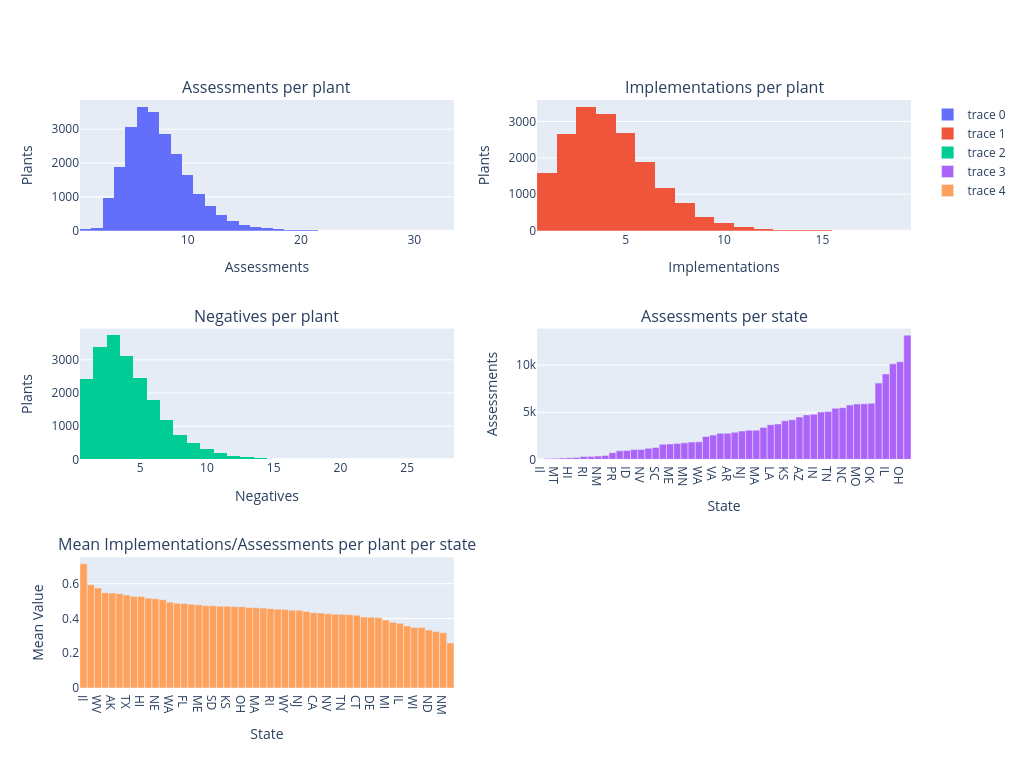

The notebook cell this image was saved under:
### Markdown cell above
Here, I examine the numbers concerning implementations, which is our target variable in this dataset, and assessments. As we can see, these are roughly log-normal, but differentiated across states, adding to the notion that we should balance across state, since this is a significant source of variance.

### Code cell
assessments_per = RECC["ID"].value_counts()["count"].to_list()
implementations_per = RECC.filter(pl.col("IMPSTATUS") == "I")["ID"].value_counts()["count"].to_list()
negs_per = RECC.filter(pl.col("IMPSTATUS") == "N")["ID"].value_counts()["count"].to_list()
state_df = RECC.select("ID", "IMPSTATUS").join(ASSESS.select("ID", "STATE"), on="ID", how="left")
state_df = state_df.group_by("ID", "IMPSTATUS", "STATE").agg(pl.len()).sort("len")
state_assess = state_df.group_by("STATE").agg(pl.col("len").sum()).sort("len")
state_means = state_df.group_by("STATE").agg(pl.col("len").filter(pl.col("IMPSTATUS") == "I").sum() / pl.col("len").sum()).sort(by="len", descending=True)
subs = make_subplots(3, 2, subplot_titles=["Assessments per plant", "Implementations per plant", "Negatives per plant", "Assessments per state", "Mean Implementations/Assessments per plant per state"])

subs.add_trace(go.Histogram(x=assessments_per), 1, 1)
subs.add_trace(go.Histogram(x=implementations_per), 1, 2)
subs.add_trace(go.Histogram(x=negs_per), 2, 1)
subs.add_trace(go.Bar(x=state_assess["STATE"], y=state_assess["len"]), 2, 2)
subs.add_trace(go.Bar(x=state_means["STATE"], y=state_means["len"]), 3, 1)

subs.update_xaxes(title_text="Assessments", row=1, col=1)
subs.update_yaxes(title_text="Plants", row=1, col=1)
subs.update_xaxes(title_text="Implementations", row=1, col=2)
subs.update_yaxes(title_text="Plants", row=1, col=2)
subs.update_xaxes(title_text="Negatives", row=2, col=1)
subs.update_yaxes(title_text="Plants", row=2, col=1)
subs.update_xaxes(title_text="State", row=2, col=2)
subs.update_yaxes(title_text="Assessments", row=2, col=2)
subs.update_xaxes(title_text="State", row=3, col=1)
subs.update_yaxes(title_text="Mean Value", row=3, col=1)
subs.update_layout(height=768, width=1024)

subs.show()

### Figure 1 — Plotly figure (JSON) as saved in the notebook; plotly's stock layout.template omitted (floating-point values rounded to 4 significant figures; data arrays with more than 128 entries replaced by an {"elided": "..."} marker saying what was removed)
{"data": [{"type": "histogram", "x": {"elided": "23007 int values"}, "xaxis": "x", "yaxis": "y"}, {"type": "histogram", "x": {"elided": "18168 int values"}, "xaxis": "x2", "yaxis": "y2"}, {"type": "histogram", "x": {"elided": "20109 int values"}, "xaxis": "x3", "yaxis": "y3"}, {"type": "bar", "x": ["Il", null, "ND", "MT", "AK", "HI", "WY", "RI", "VT", "NM", "SD", "PR", "NH", "ID", "MD", "NV", "DE", "SC", "NE", "ME", "CT", "MN", "UT", "WA", "WV", "VA", "AL", "AR", "MS", "NJ", "KY", "MA", "IA", "LA", "OR", "KS", "WI", "AZ", "MI", "IN", "CO", "TN", "NY", "NC", "GA", "MO", "PA", "OK", "FL", "IL", "TX", "OH", "CA"], "xaxis": "x4", "y": [14, 14, 87, 112, 141, 169, 206, 311, 313, 343, 402, 700, 909, 939, 1034, 1048, 1168, 1265, 1596, 1636, 1684, 1753, 1830, 1855, 2432, 2573, 2762, 2774, 2864, 2998, 3091, 3092, 3391, 3672, 3758, 4092, 4204, 4492, 4721, 4787, 5019, 5080, 5419, 5489, 5781, 5879, 5898, 5959, 8099, 9066, 10141, 10361, 13184], "yaxis": "y4"}, {"type": "bar", "x": ["Il", "VT", "WV", "MO", "AK", "AR", "TX", "CO", "HI", "PR", "NE", "IA", "WA", "MN", "FL", "LA", "ME", "OR", "SD", "VA", "KS", "NC", "OH", "MD", "MA", "PA", "RI", "OK", "WY", "NH", "NJ", "NY", "CA", "GA", "NV", "SC", "TN", "UT", "CT", "AL", "DE", "IN", "MI", "AZ", "IL", "MS", "WI", "KY", "ND", "ID", "NM", "MT", null], "xaxis": "x5", "y": [0.7143, 0.5942, 0.5752, 0.5482, 0.5461, 0.5425, 0.5355, 0.527, 0.5266, 0.5171, 0.5138, 0.5084, 0.4938, 0.4883, 0.4866, 0.4812, 0.4786, 0.4731, 0.4726, 0.471, 0.4702, 0.4689, 0.4673, 0.4632, 0.4615, 0.4598, 0.4566, 0.4528, 0.4515, 0.4477, 0.4473, 0.4407, 0.4336, 0.4319, 0.4265, 0.4245, 0.4238, 0.4213, 0.4186, 0.4088, 0.4075, 0.4046, 0.3908, 0.3782, 0.3719, 0.3568, 0.348, 0.3478, 0.3333, 0.3248, 0.3178, 0.2589, 0.1429], "yaxis": "y5"}], "layout": {"annotations": [{"font": {"size": 16}, "showarrow": false, "text": "Assessments per plant", "x": 0.225, "xanchor": "center", "xref": "paper", "y": 1, "yanchor": "bottom", "yref": "paper"}, {"font": {"size": 16}, "showarrow": false, "text": "Implementations per plant", "x": 0.775, "xanchor": "center", "xref": "paper", "y": 1, "yanchor": "bottom", "yref": "paper"}, {"font": {"size": 16}, "showarrow": false, "text": "Negatives per plant", "x": 0.225, "xanchor": "center", "xref": "paper", "y": 0.6111, "yanchor": "bottom", "yref": "paper"}, {"font": {"size": 16}, "showarrow": false, "text": "Assessments per state", "x": 0.775, "xanchor": "center", "xref": "paper", "y": 0.6111, "yanchor": "bottom", "yref": "paper"}, {"font": {"size": 16}, "showarrow": false, "text": "Mean Implementations/Assessments per plant per state", "x": 0.225, "xanchor": "center", "xref": "paper", "y": 0.2222, "yanchor": "bottom", "yref": "paper"}], "height": 768, "width": 1024, "xaxis": {"anchor": "y", "domain": [0, 0.45], "title": {"text": "Assessments"}}, "xaxis2": {"anchor": "y2", "domain": [0.55, 1], "title": {"text": "Implementations"}}, "xaxis3": {"anchor": "y3", "domain": [0, 0.45], "title": {"text": "Negatives"}}, "xaxis4": {"anchor": "y4", "domain": [0.55, 1], "title": {"text": "State"}}, "xaxis5": {"anchor": "y5", "domain": [0, 0.45], "title": {"text": "State"}}, "xaxis6": {"anchor": "y6", "domain": [0.55, 1]}, "yaxis": {"anchor": "x", "domain": [0.7778, 1], "title": {"text": "Plants"}}, "yaxis2": {"anchor": "x2", "domain": [0.7778, 1], "title": {"text": "Plants"}}, "yaxis3": {"anchor": "x3", "domain": [0.3889, 0.6111], "title": {"text": "Plants"}}, "yaxis4": {"anchor": "x4", "domain": [0.3889, 0.6111], "title": {"text": "Assessments"}}, "yaxis5": {"anchor": "x5", "domain": [0, 0.2222], "title": {"text": "Mean Value"}}, "yaxis6": {"anchor": "x6", "domain": [0, 0.2222]}}}
